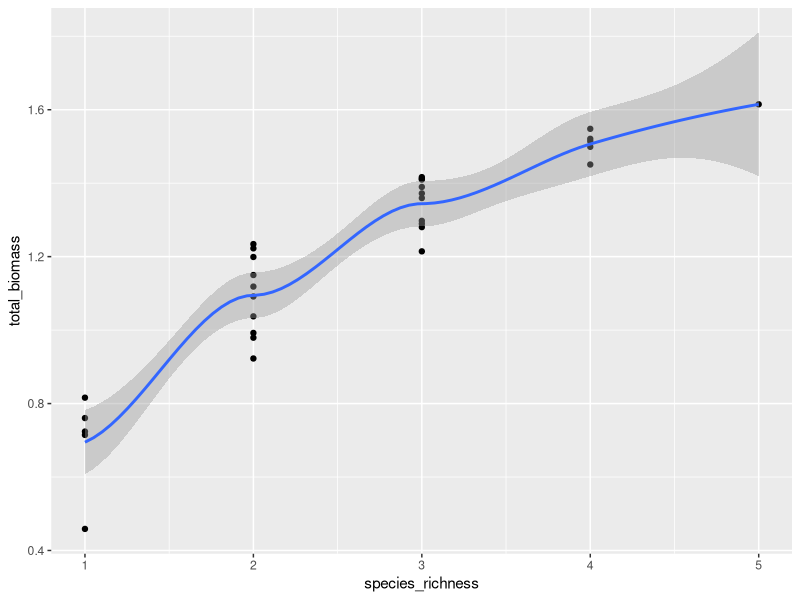
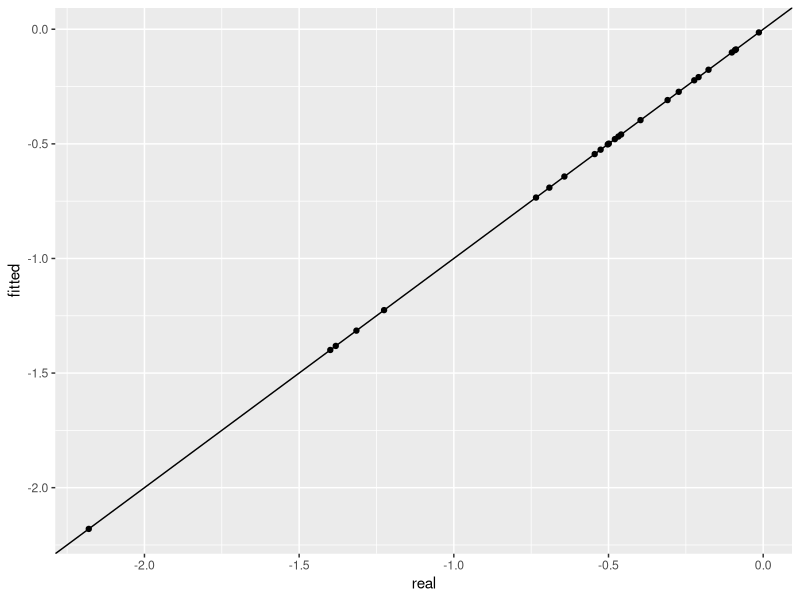
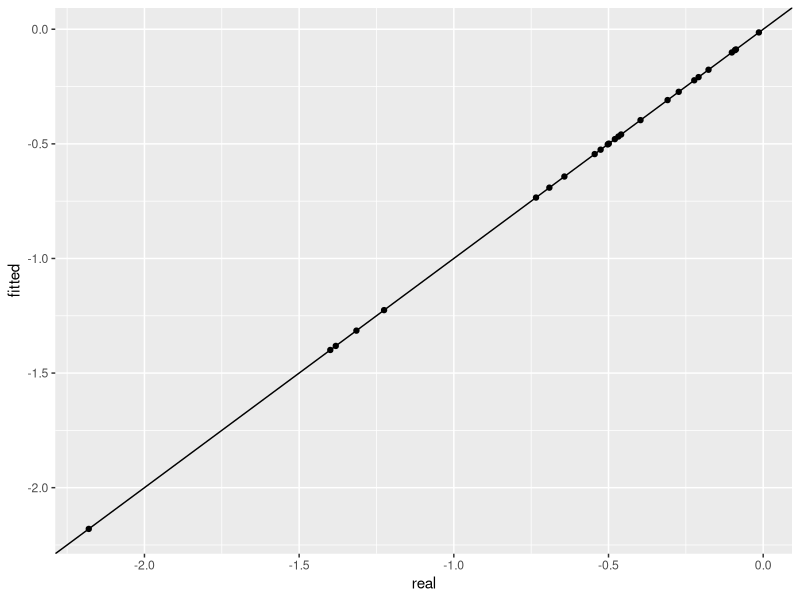

Source code (R) for these figures, in order:
## ---- chunk 1
knitr::opts_chunk$set(
  eval      = TRUE,
  comment   = "#",
  results   = "hold",
  message = FALSE,
  warning = FALSE,
  # collapse  = TRUE,
  fig.align = "center")
#library(png) 
library(jpeg)
#library(knitr)
## ---- chunk 2
set.seed(3)
# take a random matrix of interactions: 
# -Aij <- U[0,1]; -Aii <- Sqrt(2) + U[0,1]
# all interactions are competitive
n <- 5
A <- -matrix(runif(n * n), n, n)
diag(A) <- diag(A) - sqrt(2)
print(A)
# choose positive growth rates
r <- runif(n) + 0.5
print(r)
## ---- chunk 3
E <- matrix(0, 0, n) # matrix containing all communities
x_template <- rep(0, n) # template for row of E
for (k in 1:(2^n - 1)){
  p <- as.integer(intToBits(k)[1:n])
  presence <- p > 0
  A_k <- A[presence, presence, drop = FALSE]
  r_k <- r[presence]
  # check if equilibrium is feasible
  x_k_star <- solve(A_k, -r_k)
  if (all(x_k_star > 0)){
    # check if equilibrium is locally stable
    # a) build community matrix
    M <- x_k_star * A_k
    # b) compute eigenvalues
    eM <- eigen(M, only.values = TRUE)$values
    # c) check stability
    if (all(Re(eM) < 0)){
      # we have a feasible, stable equilibrium
      # add to the set
      tmp <- x_template
      tmp[presence] <- x_k_star
      E <- rbind(E, tmp)
    }
  }
}
rownames(E) <- NULL
head(E) # show the first few communities
tail(E) # show the last few communities
## ---- chunk 4
library(tidyverse) # plotting and wrangling
total_biomass <- rowSums(E)
species_richness <- rowSums(E > 0)
BEF <- tibble(species_richness = species_richness, total_biomass = total_biomass)
ggplot(data = BEF) + 
  aes(x = species_richness, y = total_biomass) + 
  geom_point() + geom_smooth()
## ---- chunk 5
# rescaled matrix
B <- 1 / r * A
# now try to recover B from matrix E
fitted_B <- matrix(0, n, n)
for (i in 1:n){
  # take the matrix Ei
  Ei <- E[E[,i] > 0, , drop = FALSE]
  # solve for the row
  fitted_B[i,] <- -rowSums(MASS::ginv(Ei))
}
ggplot(data = tibble(real = as.vector(B),
                     fitted = as.vector(fitted_B))) + 
  aes(x = real, y = fitted) + geom_point() + 
  geom_abline(slope = 1, intercept = 0)
## ---- chunk 6
E_partial <- E[rowSums(E> 0) < 3, ]
fitted_B <- matrix(0, n, n)
for (i in 1:n){
  # take the matrix Ei
  Ei <- E_partial[E_partial[,i] > 0, , drop = FALSE]
  # solve for the row
  fitted_B[i,] <- -rowSums(MASS::ginv(Ei))
}
ggplot(data = tibble(real = as.vector(B),
                     fitted = as.vector(fitted_B))) + 
  aes(x = real, y = fitted) + geom_point() + 
  geom_abline(slope = 1, intercept = 0)
print("predicted")
solve(fitted_B, - rep(1, n))
print("observed")
E[(2^n -1), ]
